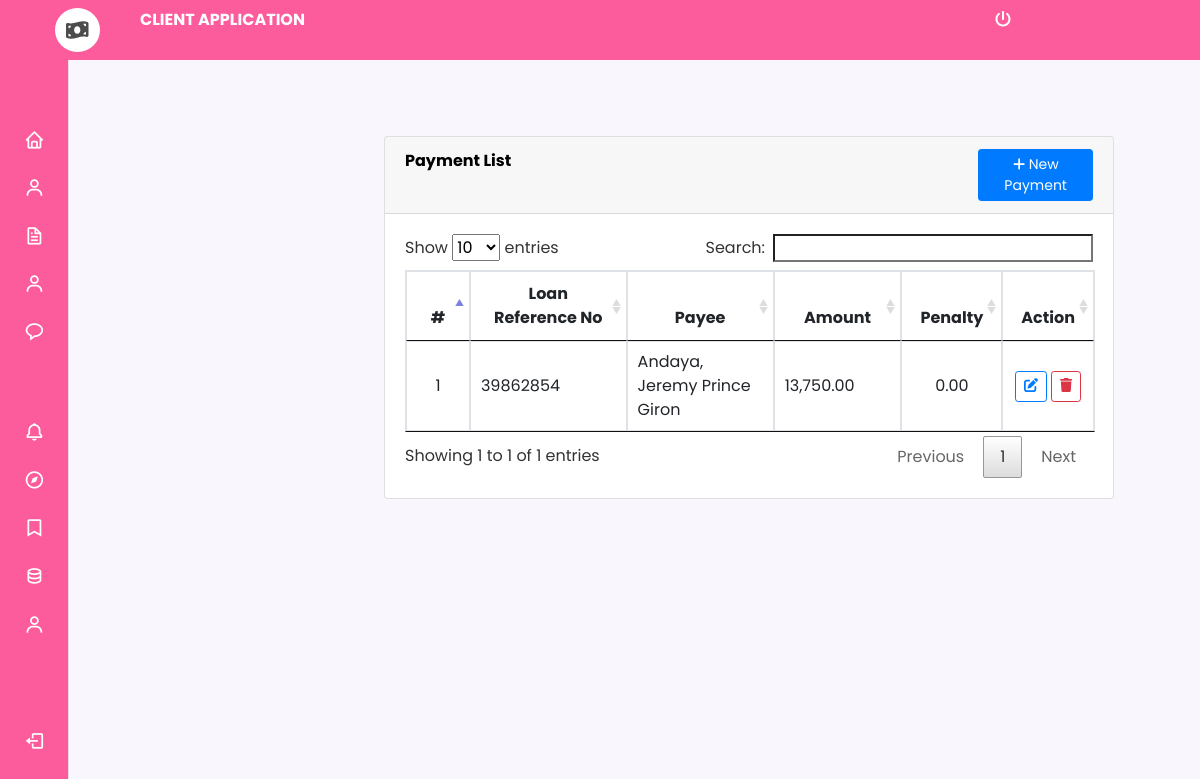
The app's page /user/loan/index.php?page=payments (signed in) with its own data.
### tables this page shows
CREATE TABLE `payments` (
  `id` int(30) NOT NULL,
  `loan_id` int(30) NOT NULL,
  `payee` text NOT NULL,
  `amount` float NOT NULL DEFAULT 0,
  `penalty_amount` float NOT NULL DEFAULT 0,
  `overdue` tinyint(1) NOT NULL DEFAULT 0 COMMENT '0=no , 1 = yes',
  `date_created` datetime NOT NULL DEFAULT current_timestamp()
);

CREATE TABLE `loan_list` (
  `id` int(30) NOT NULL,
  `ref_no` varchar(50) NOT NULL,
  `loan_type_id` int(30) NOT NULL,
  `borrower_id` int(30) NOT NULL,
  `purpose` text NOT NULL,
  `amount` double NOT NULL,
  `plan_id` int(30) NOT NULL,
  `status` tinyint(1) NOT NULL DEFAULT 0 COMMENT '0= request, 1= confrimed,2=released,3=complteted,4=denied\r\n',
  `date_released` datetime NOT NULL,
  `date_created` datetime NOT NULL DEFAULT current_timestamp() ON UPDATE current_timestamp()
);

### user/loan/payments.php (the view, shortened to what this page needs)
<?php include 'db_connect.php' ?>
<div class="container-fluid">
	<div class="col-lg-12">
		<div class="card">
			<div class="card-header">
				<large class="card-title">
					<b>Payment List</b>
					<button class="btn btn-primary btn-sm btn-block col-md-2 float-right" type="button" id="new_payments"><i class="fa fa-plus"></i> New Payment</button>
				</large>
			</div>
			<div class="card-body">
				<table class="table table-bordered" id="loan-list">
					<colgroup>
						<col width="10%">
						<col width="25%">
						<col width="25%">
						<col width="20%">
						<col width="10%">
						<col width="10%">
					</colgroup>
					<thead>
						<tr>
							<th class="text-center">#</th>
							<th class="text-center">Loan Reference No</th>
							<th class="text-center">Payee</th>
							<th class="text-center">Amount</th>
							<th class="text-center">Penalty</th>
							<th class="text-center">Action</th>
						</tr>
					</thead>
					<tbody>
						<?php
							$i=1;
							$qry = $conn->query("SELECT p.*,l.ref_no,concat(b.lastname,', ',b.firstname,' ',b.middlename)as name, b.contact_no, b.address from payments p inner join loan_list l on l.id = p.loan_id inner join borrowers b on b.id = l.borrower_id  order by p.id asc");
							while($row = $qry->fetch_assoc()):
						 ?>
						 <tr>
						 	<td class="text-center"><?php echo $i++ ?></td>
						 	<td>
						 		<?php echo $row['ref_no'] ?>
						 	</td>
						 	<td>
						 		<?php echo $row['payee'] ?>
						 	</td>
						 	<td>
						 		<?php echo number_format($row['amount'],2) ?>
						 	</td>
						 	<td class="text-center">
						 		<?php echo number_format($row['penalty_amount'],2) ?>
						 	</td>
						 	<td class="text-center">
						 			<button class="btn btn-outline-primary btn-sm edit_payment" type="button" data-id="<?php echo $row['id'] ?>"><i class="fa fa-edit"></i></button>
						 			<button class="btn btn-outline-danger btn-sm delete_payment" type="button" data-id="<?php echo $row['id'] ?>"><i class="fa fa-trash"></i></button>
						 	</td>
						 </tr>
						<?php endwhile; ?>
					</tbody>
				</table>
			</div>
		</div>
	</div>
</div>

### user/loan/assets/css/style.css (style rules this page uses)
body { font-family: "Open Sans", sans-serif; color: #444444; width: 100%; height: calc(100%); }

### user/loan/menu.css (style rules this page uses)
* { box-sizing: border-box; padding: 0; margin: 0; }
:root { --header-height: 3.5rem; --nav-width: 219px; --first-color: #fdfdfd; --first-color-light: #F4F0FA; --title-color: #ffffff; --text-color-light: #A5A1AA; --body-color: #F9F6FD; --container-color: #fc5c9c; --body-font: 'Poppins', sans-serif; --normal-font-size: .938rem; --small-font-size: .75rem; --smaller-font-size: .75rem; --font-medium: 500; --font-semi-bold: 600; --z-fixed: 100; }
@media screen and (min-width: 1024px) { :root { --normal-font-size: 1rem; --small-font-size: .875rem; --smaller-font-size: .813rem; } }
body { margin: var(--header-height) 0 0 0; font-family: var(--body-font); font-size: var(--normal-font-size); background-color: var(--body-color); color: var(--text-color); }
@media screen and (min-width: 768px) { body { padding: 1rem 3rem 0 6rem; } }

### user/loan/index.php (style rules this page uses)
body { background: #80808045; }

### user/loan/payments.php (style rules this page uses)
td { vertical-align: middle !important; }

### records on screen
payments: loan_list.ref_no "39862854", payee "Andaya, Jeremy Prince Giron", amount "13,750.00", penalty_amount "0.00"
